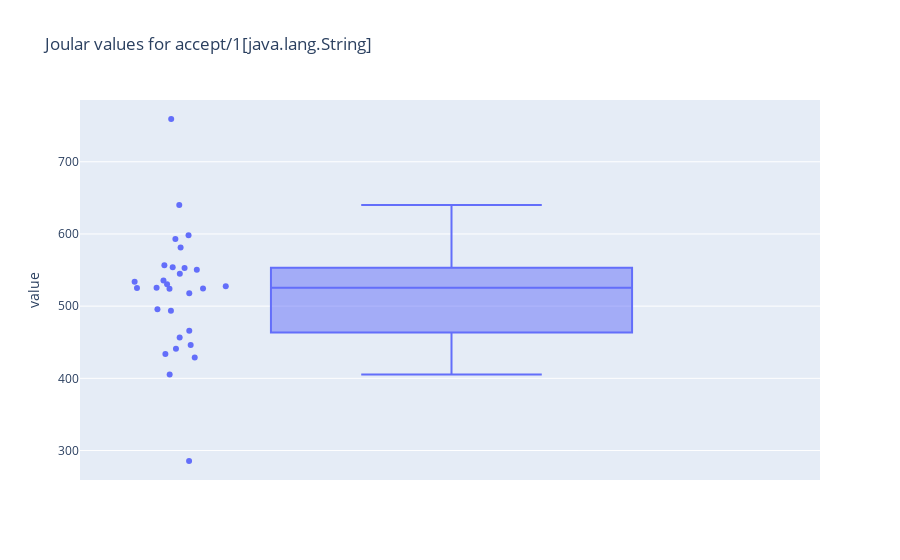
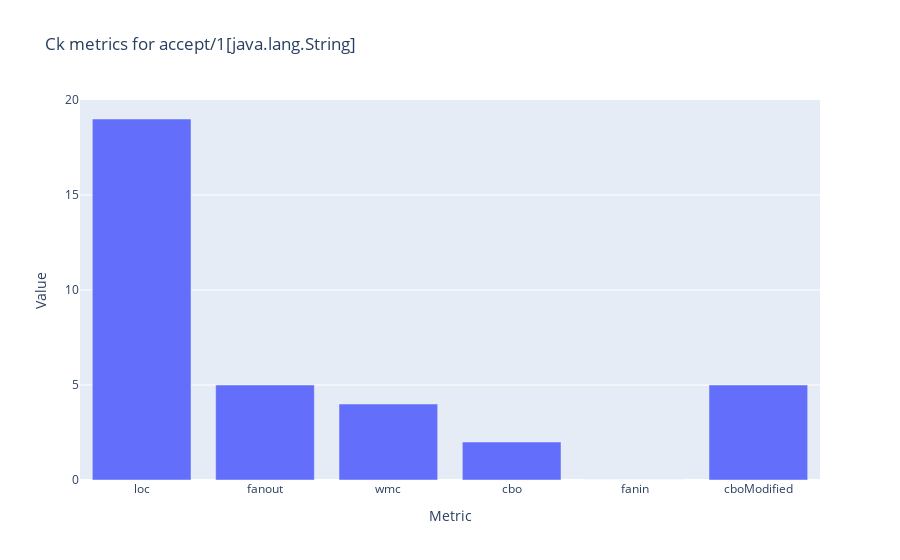

Write notebook code for charts like these, in order.
### Markdown cell above
The method *accept* below has the value -217371.5

### Code cell
createBoxplotAndBarChart("12442bd8c7cde6e7c006a6277eeb8e81ad0c2219", "method", "org.hibernate.tool.schema.internal.exec.GenerationTargetToDatabase", "accept/1[java.lang.String]")

### Figure 1 — Plotly figure (JSON) as saved in the notebook; plotly's stock layout.template omitted (floating-point values rounded to 4 significant figures)
{"data": [{"alignmentgroup": "True", "boxpoints": "all", "hovertemplate": "value=%{y}<extra></extra>", "legendgroup": "", "marker": {"color": "#636efa"}, "name": "", "notched": false, "offsetgroup": "", "orientation": "v", "showlegend": false, "type": "box", "x0": " ", "xaxis": "x", "y": [593.1, 544.8, 456.6, 524.5, 552.8, 554.0, 598.2, 556.5, 428.9, 285.5, 523.9, 525.4, 527.5, 446.1, 533.8, 440.9, 550.4, 640.0, 581.1, 530.2, 465.8, 495.8, 525.1, 433.9, 759.2, 405.3, 517.8, 493.5, 535.6], "y0": " ", "yaxis": "y"}], "layout": {"boxmode": "group", "legend": {"tracegroupgap": 0}, "title": {"text": "Joular values for accept/1[java.lang.String]"}, "xaxis": {"anchor": "y", "domain": [0, 1]}, "yaxis": {"anchor": "x", "domain": [0, 1], "title": {"text": "value"}}}}

### Figure 2 — Plotly figure (JSON) as saved in the notebook; plotly's stock layout.template omitted (floating-point values rounded to 4 significant figures)
{"data": [{"alignmentgroup": "True", "hovertemplate": "Metric=%{x}<br>Value=%{y}<extra></extra>", "legendgroup": "", "marker": {"color": "#636efa", "pattern": {"shape": ""}}, "name": "", "offsetgroup": "", "orientation": "v", "showlegend": false, "textposition": "auto", "type": "bar", "x": ["loc", "fanout", "wmc", "cbo", "fanin", "cboModified"], "xaxis": "x", "y": [19, 5, 4, 2, 0, 5], "yaxis": "y"}], "layout": {"barmode": "relative", "legend": {"tracegroupgap": 0}, "title": {"text": "Ck metrics for accept/1[java.lang.String]"}, "xaxis": {"anchor": "y", "domain": [0, 1], "title": {"text": "Metric"}}, "yaxis": {"anchor": "x", "domain": [0, 1], "title": {"text": "Value"}}}}
